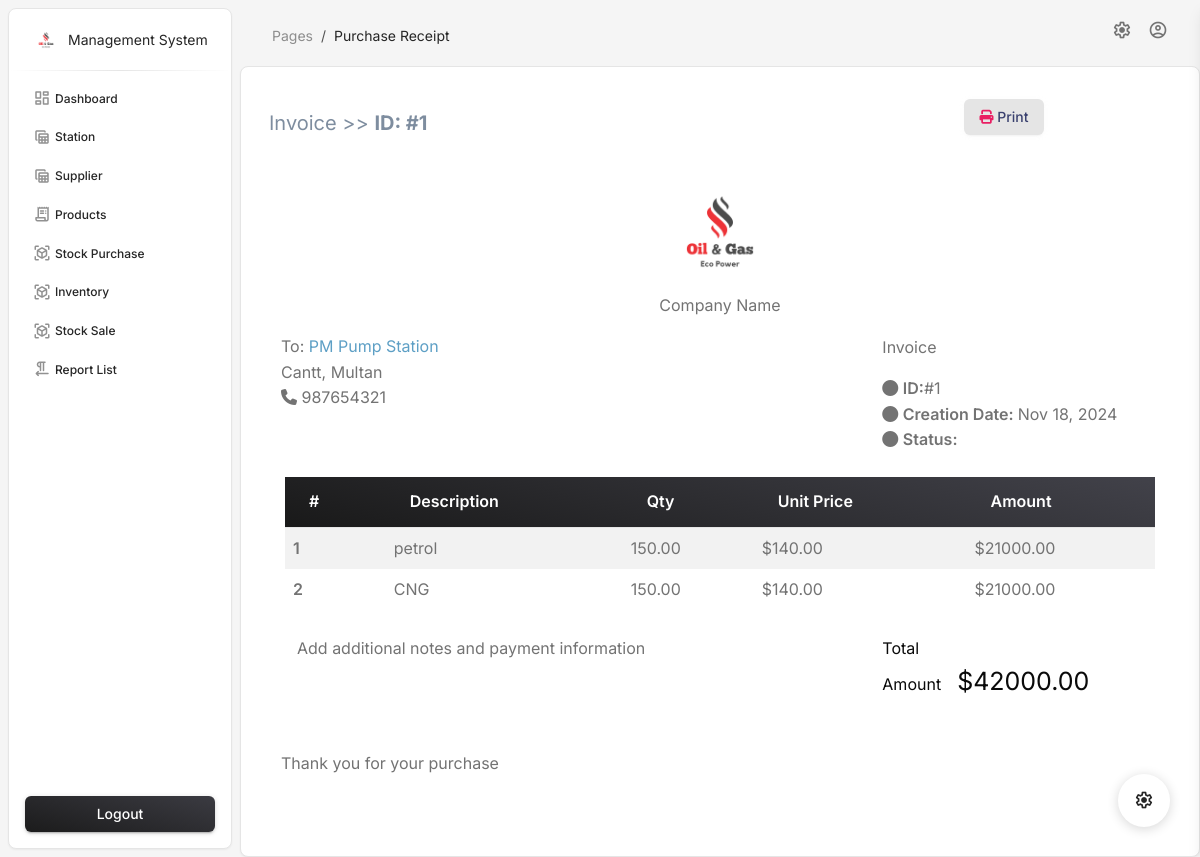
The app's page /receipt-purchase/1/ with its own data.
### app/models.py (models this page shows, shortened)
class Purchase(models.Model):
    station = models.ForeignKey(Station, on_delete=models.CASCADE, related_name='purchases')
    supplier = models.ForeignKey(Supplier, on_delete=models.SET_NULL, null=True, blank=True, related_name='purchases')
    total_cost = models.DecimalField(max_digits=10, decimal_places=2, editable=False)
    purchase_date = models.DateTimeField(auto_now_add=True)

class Supplier(models.Model):
    name = models.CharField(max_length=100)
    contact_number = models.CharField(max_length=20)
    address = models.CharField(max_length=255, blank=True, null=True)
    stations = models.ManyToManyField(Station, related_name='suppliers')  # Station-Supplier relationship

class PurchaseItem(models.Model):
    purchase = models.ForeignKey(Purchase, related_name='items', on_delete=models.CASCADE)
    category = models.ForeignKey(Product, on_delete=models.CASCADE, related_name='purchase_items')
    quantity_purchased = models.DecimalField(max_digits=10, decimal_places=2)  # Quantity purchased in liters
    price_per_liter = models.DecimalField(max_digits=10, decimal_places=2)
    total_cost = models.DecimalField(max_digits=10, decimal_places=2)

class Product(models.Model):
    name = models.CharField(max_length=50)
    price_per_liter = models.DecimalField(max_digits=10, decimal_places=2)
    unit = models.CharField(max_length=10, default="liters")  # Unit of measurement
    description = models.TextField(blank=True, null=True)
    def __str__(self):
        return self.name

### app/views.py (the view)
# urls.py: path('receipt-purchase/<int:purchase_id>/', purchase_receipt, name='purchase_receipt'),
def purchase_receipt(request, purchase_id):
    purchase = get_object_or_404(Purchase, id=purchase_id)
    purchase_items = purchase.items.all()  # Get related purchase items
    context = {
        'purchase': purchase,
        'purchase_items': purchase_items,
    }
    return render(request, 'receipts/purchase_receipt.html', context)

### templates/receipts/purchase_receipt.html (shortened to what this page needs)
{% extends "base.html" %}
{% load static %}
{% block page %}Purchase Receipt{% endblock page %}
{% block main %}
<div class="card">
    <div class="card-body">
        <div class="container mb-5 mt-3">
            <div class="row d-flex align-items-baseline">
                <div class="col-xl-9">
                    <p style="color: #7e8d9f; font-size: 20px;">Invoice >> <strong>ID: #{{ purchase.id }}</strong></p>
                </div>
                <div class="col-xl-3 float-end">
                    <a class="btn btn-light text-capitalize border-0 btn-print" data-mdb-ripple-color="dark">
                        <i class="fas fa-print text-primary"></i> Print</a>
                </div>
                <hr>
            </div>
            <div class="container">
                <div class="col-md-12">
                    <div class="text-center">
                        <img src="{% static 'assets/img/logo.png' %}" class="img-fluid" style="max-height: 120px;"/>
                        <p class="pt-0">Company Name</p>
                    </div>
                </div>
                <div class="row">
                    <div class="col-xl-8">
                        <ul class="list-unstyled ">
                            <li class="text-muted">To: <span style="color:#5d9fc5 ;">{{ purchase.supplier.name }}</span></li>
                            <li class="text-muted">{{ purchase.supplier.address }}</li>
                            <li class="text-muted"><i class="fas fa-phone"></i> {{ purchase.supplier.contact_number }}</li>
                        </ul>
                    </div>
                    <div class="col-xl-4">
                        <p class="text-muted">Invoice</p>
                        <ul class="list-unstyled">
                            <li class="text-muted "><i class="fas fa-circle" bg-gradient-dark></i> <span class="fw-bold">ID:</span>#{{ purchase.id }}</li>
                            <li class="text-muted "><i class="fas fa-circle" bg-gradient-dark></i> <span class="fw-bold">Creation Date: </span>{{ purchase.purchase_date|date:"M d, Y" }}</li>
                            <li class="text-muted "><i class="fas fa-circle" bg-gradient-dark></i> <span class="me-1 fw-bold">Status:</span></li>
                        </ul>
                    </div>
                </div>
                <div class="row my-2 mx-1 justify-content-center">
                    <table class="table table-striped table-borderless">
                        <thead style="color:white ;" class="text-white bg-gradient-dark">
                            <tr>
                                <th style="color:white ;" scope="col">#</th>
                                <th style="color:white ;" scope="col">Description</th>
                                <th style="color:white ;" scope="col">Qty</th>
                                <th style="color:white ;" scope="col">Unit Price</th>
                                <th style="color:white ;" scope="col">Amount</th>
                            </tr>
                        </thead>
                        <tbody>
                            {% for item in purchase_items %}
                            <tr>
                                <th scope="row">{{ forloop.counter }}</th>
                                <td>{{ item.category }}</td>
                                <td>{{ item.quantity_purchased }}</td>
                                <td>${{ item.price_per_liter }}</td>
                                <td>${{ item.total_cost }}</td>
                            </tr>
                            {% empty %}
                            <tr>
                                <td colspan="5" class="text-center">No items found</td>
                            </tr>
                            {% endfor %}
                        </tbody>
                    </table>
                </div>
                <div class="row">
                    <div class="col-xl-8">
                        <p class="ms-3">Add additional notes and payment information</p>
                    </div>
                    <div class="col-xl-3">
                        <p class="text-black float-start"><span class="text-black me-3">Total Amount</span><span style="font-size: 25px;">${{ purchase.total_cost }}</span></p>
                    </div>
                </div>
                <hr>
                <div class="row">
                    <div class="col-xl-10">
                        <p>Thank you for your purchase</p>
                    </div>
                </div>
            </div>
        </div>
    </div>
</div>
{% endblock %}

### records on screen
Purchase: id "1", supplier.name "PM Pump Station", supplier.address "Cantt, Multan", supplier.contact_number "987654321", purchase_date "Nov 18, 2024", total_cost "42000.00"
PurchaseItem: category "petrol", quantity_purchased "150.00", price_per_liter "140.00", total_cost "21000.00"
PurchaseItem: category "CNG", quantity_purchased "150.00", price_per_liter "140.00", total_cost "21000.00"
